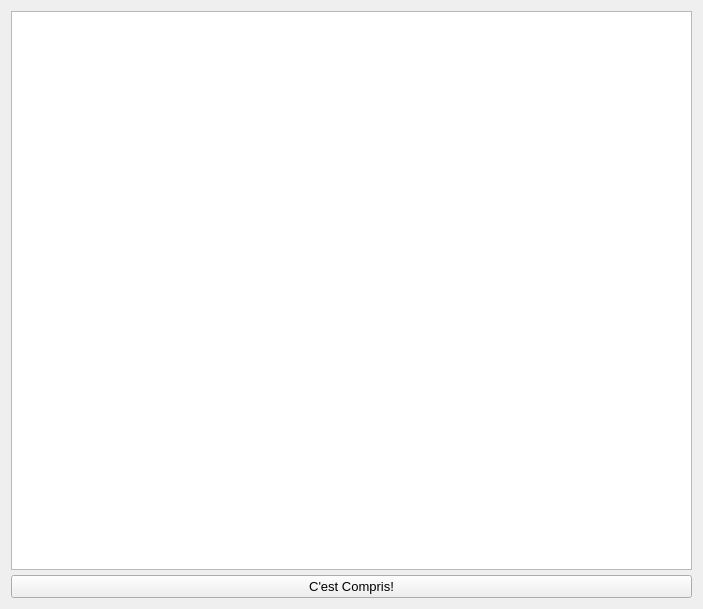
<?xml version="1.0" encoding="UTF-8"?>
<ui version="4.0">
 <class>Aide</class>
 <widget class="QWidget" name="Aide">
  <property name="windowModality">
   <enum>Qt::ApplicationModal</enum>
  </property>
  <property name="geometry">
   <rect>
    <x>0</x>
    <y>0</y>
    <width>703</width>
    <height>609</height>
   </rect>
  </property>
  <property name="windowTitle">
   <string>Aide</string>
  </property>
  <layout class="QVBoxLayout" name="verticalLayout_2">
   <item>
    <layout class="QVBoxLayout" name="verticalLayout">
     <property name="spacing">
      <number>5</number>
     </property>
     <property name="sizeConstraint">
      <enum>QLayout::SetNoConstraint</enum>
     </property>
     <item>
      <widget class="QTextEdit" name="textEditAide"/>
     </item>
     <item>
      <widget class="QPushButton" name="boutonAideOk">
       <property name="font">
        <font>
         <pointsize>10</pointsize>
        </font>
       </property>
       <property name="text">
        <string>C'est Compris!</string>
       </property>
      </widget>
     </item>
    </layout>
   </item>
  </layout>
 </widget>
 <resources/>
 <connections/>
</ui>
